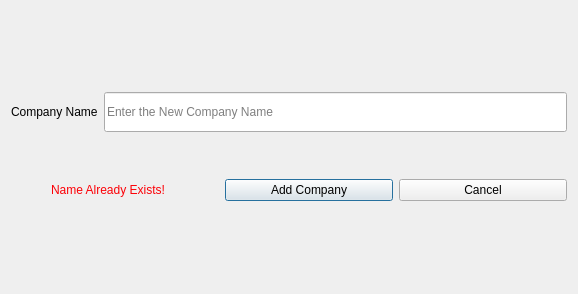
<?xml version="1.0" encoding="UTF-8"?>
<ui version="4.0">
 <class>AddCompany_Dailog</class>
 <widget class="QDialog" name="AddCompany_Dailog">
  <property name="geometry">
   <rect>
    <x>0</x>
    <y>0</y>
    <width>578</width>
    <height>294</height>
   </rect>
  </property>
  <property name="sizePolicy">
   <sizepolicy hsizetype="Preferred" vsizetype="Preferred">
    <horstretch>0</horstretch>
    <verstretch>0</verstretch>
   </sizepolicy>
  </property>
  <property name="windowTitle">
   <string>Dialog</string>
  </property>
  <layout class="QHBoxLayout" name="horizontalLayout_3">
   <item>
    <layout class="QVBoxLayout" name="verticalLayout">
     <item>
      <spacer name="verticalSpacer">
       <property name="orientation">
        <enum>Qt::Vertical</enum>
       </property>
       <property name="sizeType">
        <enum>QSizePolicy::Minimum</enum>
       </property>
       <property name="sizeHint" stdset="0">
        <size>
         <width>20</width>
         <height>40</height>
        </size>
       </property>
      </spacer>
     </item>
     <item>
      <layout class="QHBoxLayout" name="horizontalLayout">
       <property name="spacing">
        <number>-1</number>
       </property>
       <item>
        <widget class="QLabel" name="companyLabel">
         <property name="text">
          <string>Company Name</string>
         </property>
         <property name="scaledContents">
          <bool>true</bool>
         </property>
         <property name="margin">
          <number>2</number>
         </property>
        </widget>
       </item>
       <item>
        <widget class="QLineEdit" name="companyName_Label">
         <property name="sizePolicy">
          <sizepolicy hsizetype="Expanding" vsizetype="Preferred">
           <horstretch>0</horstretch>
           <verstretch>0</verstretch>
          </sizepolicy>
         </property>
         <property name="maximumSize">
          <size>
           <width>800</width>
           <height>40</height>
          </size>
         </property>
         <property name="inputMask">
          <string extracomment="The Company Name"/>
         </property>
         <property name="text">
          <string/>
         </property>
         <property name="frame">
          <bool>true</bool>
         </property>
         <property name="dragEnabled">
          <bool>false</bool>
         </property>
         <property name="placeholderText">
          <string>Enter the New Company Name</string>
         </property>
         <property name="clearButtonEnabled">
          <bool>true</bool>
         </property>
        </widget>
       </item>
      </layout>
     </item>
     <item>
      <layout class="QHBoxLayout" name="horizontalLayout_2">
       <item>
        <spacer name="horizontalSpacer">
         <property name="orientation">
          <enum>Qt::Horizontal</enum>
         </property>
         <property name="sizeType">
          <enum>QSizePolicy::Preferred</enum>
         </property>
         <property name="sizeHint" stdset="0">
          <size>
           <width>40</width>
           <height>20</height>
          </size>
         </property>
        </spacer>
       </item>
       <item>
        <widget class="QLabel" name="warningLabel">
         <property name="enabled">
          <bool>true</bool>
         </property>
         <property name="styleSheet">
          <string notr="true">color :rgb(252, 1, 7)</string>
         </property>
         <property name="text">
          <string>Name Already Exists!</string>
         </property>
        </widget>
       </item>
       <item>
        <widget class="QPushButton" name="addCompany_Button">
         <property name="text">
          <string>Add Company</string>
         </property>
         <property name="default">
          <bool>false</bool>
         </property>
         <property name="flat">
          <bool>false</bool>
         </property>
        </widget>
       </item>
       <item>
        <widget class="QPushButton" name="cancelButton">
         <property name="text">
          <string>Cancel</string>
         </property>
        </widget>
       </item>
      </layout>
     </item>
     <item>
      <spacer name="verticalSpacer_2">
       <property name="orientation">
        <enum>Qt::Vertical</enum>
       </property>
       <property name="sizeType">
        <enum>QSizePolicy::Minimum</enum>
       </property>
       <property name="sizeHint" stdset="0">
        <size>
         <width>20</width>
         <height>40</height>
        </size>
       </property>
      </spacer>
     </item>
    </layout>
   </item>
  </layout>
 </widget>
 <resources/>
 <connections/>
</ui>
